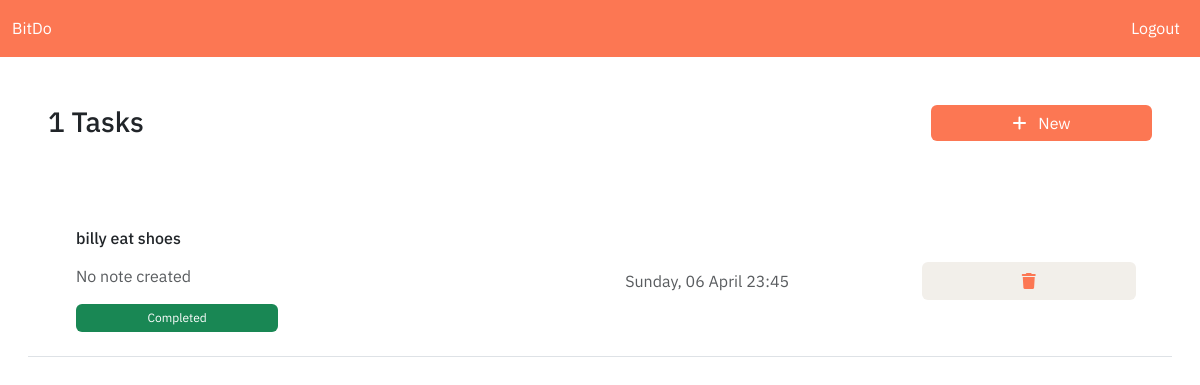
The app's page / (signed in), older data.
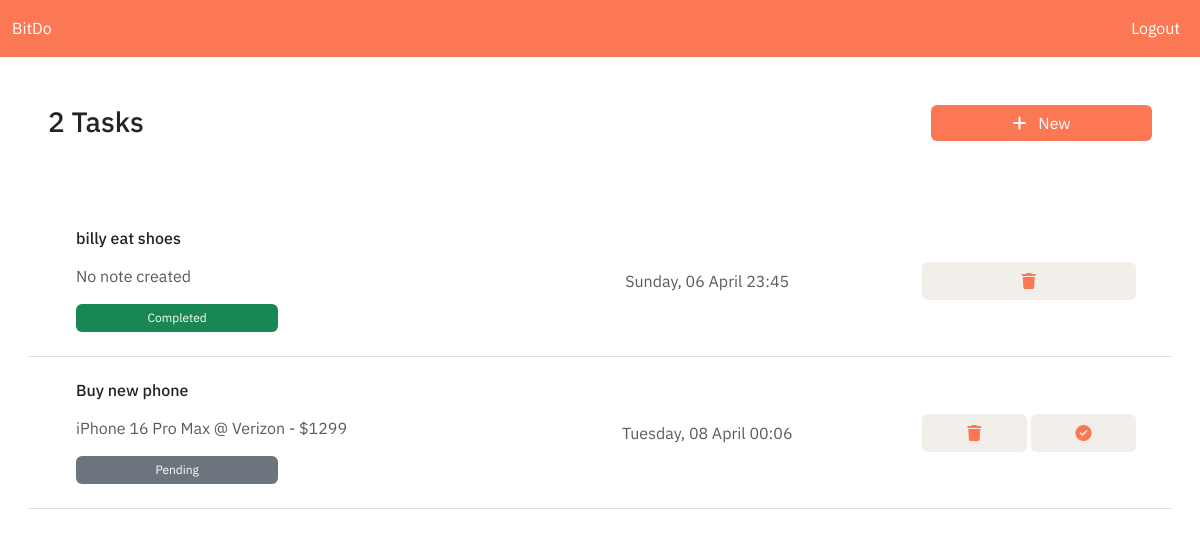
The same page, newer data.
### website/models.py (models this page shows, shortened)
class UserAccount(db.Model, UserMixin):
    __tablename__ = 'user_account'  # Name of the table in the database
    id = Column(Integer, primary_key=True)  # Unique identifier for each user
    name = Column(String)  # User's name
    email = Column(String, unique=True)  # User's email address (unique to prevent duplicate emails)
    password = Column(String)  # User's hashed password
    tasks = db.relationship('TaskList')  # One-to-many relationship: a user can have many tasks
    task_count = Column(Integer)  # Column to store the number of tasks the user has

class TaskList(db.Model):
    __tablename__ = 'tasks'  # Name of the table in the database
    id = Column(Integer, primary_key=True)  # Unique identifier for each task
    title = Column(String)  # The title or name of the task
    note = Column(String)  # A note or description related to the task
    user_id = Column(Integer, ForeignKey('user_account.id'))  # Foreign key to link the task to a user account
    time_stamp = Column(String)  # Timestamp to store when the task was created or last updated
    completed = Column(Boolean)  # Boolean value to indicate if the task has been completed

### website/views.py (the view)
@views.route('/')
@login_required  # Protect this route to ensure only logged-in users can access it
def home():
    return render_template('home.html', user=current_user)  # Render the home page template, passing the current logged-in user

### website/templates/home.html (shortened to what this page needs)
{% extends "base.html" %}
{% block content %}
<div class="container-fluid d-flex justify-content-between p-5" id="greeting">
    {% if user.task_count == 0 %}
    <h3 class="h3">No tasks due <i class="fa-solid fa-square-check" style="color: rgb(50,200,100)"></i></h3>
    {% else %}
    <h3 class="h3">
        {{ user.task_count }} Tasks
    </h3>
    {% endif %}
    <button onclick="createNewTask()" class="btn btn-primary" style="word-spacing: .5em; width: 20%;">
        <i class="fa-solid fa-plus"></i> New
    </button>
</div>
<div class="container-fluid">
    <ul class="list-group p-3">
        {% for task in user.tasks %}
        <div class="container border-bottom" style="min-width: 100%;">
            <div class="task-container container-fluid p-4">
                {% if task.completed == False %}
                <div class="container-fluid w-auto m-0 text-left d-flex flex-column align-items-start gap-3" id="title_note">
                    <h6 class="h6">{{ task.title }}</h6>
                    <p class="text-muted">{{ task.note }}</p>
                    <span class="badge text-bg-secondary p-2 fw-normal w-50" id="statusBadge">Pending</span>
                </div>
                <span class="container-fluid text-center">
                    <p class="text-muted m-0">{{ task.time_stamp }}</p>
                </span>
                <span class="d-flex justify-content-center align-items-center justify-content-around gap-1" id="button_date">
                    <button id="deleteBtn" type="button" class="btn btn-default" onclick="deleteTask({{ task.id }})">
                        <i class="fa-solid fa-trash"></i>
                    </button>
                    <button id="markAsDone" type="button" class="btn btn-default" onclick="markAsDone({{ task.id }})">
                        <i class="fa-solid fa-circle-check"></i>
                    </button>
                </span>
                {% else %}
                <div class="container-fluid text-left d-flex flex-column align-items-start gap-3" id="title_note">
                    <h6 class="h6">{{ task.title }}</h6>
                    <p class="p text-muted">{{ task.note }}</p>
                    <span class="badge text-bg-success p-2 fw-normal w-50" id="statusBadge">Completed</span>
                </div>
                <span class="container-fluid text-center">
                    <p class="text-muted m-0">{{ task.time_stamp }}</p>
                </span>
                <span class="d-flex gap-4 justify-content-end align-items-center" id="button_date">
                    <button id="deleteBtn" type="button" class="btn btn-default" onclick="deleteTask({{ task.id }})">
                        <i class="fa-solid fa-trash"></i>
                    </button>
                </span>
                {% endif %}
            </div>
        </div>
        {% endfor %}
    </ul>
</div>
{% endblock %}

### website/templates/base.html (shortened to what this page needs)
<!DOCTYPE html>
<html lang="en">
<head>
    <link href="{{ url_for('static', filename='style.css') }}" rel="stylesheet">
    <link href="https://cdn.jsdelivr.net/npm/bootstrap@5.3.3/dist/css/bootstrap.min.css" rel="stylesheet"
>
</head>
<body>
    <nav class="navbar navbar-expand-lg">
        <div class="container-fluid">
            <span class="navbar-brand">BitDo</span>
            <div class="collapse navbar-collapse" id="navbarSupportedContent">
                <ul class="navbar-nav w-100 d-flex justify-content-end">
                    {% if not user.is_authenticated %}
                    <li class="nav-item">
                        <a class="nav-link" href="/signup">Sign Up</a>
                    </li>
                    <li class="nav-item">
                        <a class="nav-link" href="/login">Login</a>
                    </li>
                    {% else %}
                    <li class="nav-item">
                        <a class="nav-link" href="/logout" style="color: #fff;">Logout</a>
                    </li>
                    {% endif %}
                </ul>
            </div>
        </div>
    </nav>
    {% block content %}{% endblock %}
</body>
</html>

### website/static/style.css (style rules this page uses)
* { font-family: 'IBM Plex Sans', sans-serif; margin: 0 !important; }
nav { background-color: #FC7753 !important; position: relative; top: 0; }
.navbar-brand { font-size: 1em !important; }
.btn.btn-primary { background-color: #FC7753; border: 0; }
.btn.btn-default { background-color: #F2EFEA; color: #FC7753; width: 100%; }
.task-container { display: grid; grid-template-columns: 40% 40% 20%; align-items: center; }
body { max-width: 100vw; background-color: #F2EFEA; }

### website/templates/base.html (style rules this page uses)
.navbar { background-color: rgb(40, 40, 40); }
.navbar-brand, .nav-link { color: #fff; border-bottom: .5px solid transparent; }

Row changes from the older to the newer data that the page shows:
changed UserAccount: task_count "1" → "2"
added TaskList: title "Buy new phone", note "iPhone 16 Pro Max @ Verizon - $1299", time_stamp "Tuesday, 08 April 00:06"
